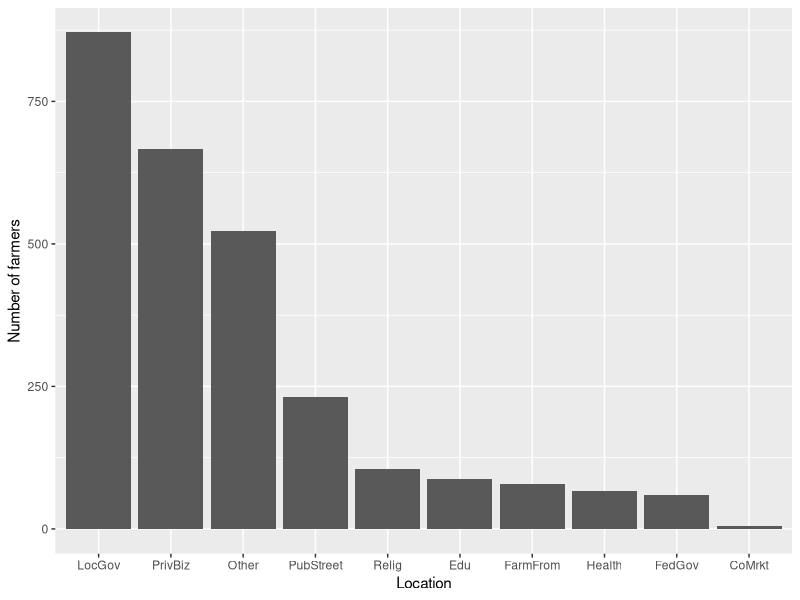

Write R code to recreate this figure.
## ---- chunk 1

options(width=30)
library(tidyverse)
library(stringr)
library(readxl)
library(magrittr)

#Check to see if the file's available and if so load it, otherwise print an error string
if(!exists("./farmers_market.csv")){
	farmers_market_data <- read_csv("farmers_market.csv")
} else{
	sprintf("Data's not where it should be!")
}

## ---- chunk 2
city_state_single_column<-str_c(farmers_market_data$city,farmers_market_data$State,sep=",")
head(city_state_single_column)

#Just check that the number of rows is the same as the original tibble so you could it add it back as a new column if needed
if (length(city_state_single_column)==nrow(farmers_market_data)){
	sprintf("The number of rows is the same, so we can proceed safely.")
} else{
	sprintf("Something's gone wront!")
}
## ---- chunk 3
sum(str_detect(farmers_market_data$Facebook,"/pages/"),na.rm=TRUE)

## ---- chunk 4
#Get everything lowercase to start
facebook_data <- str_trim(str_to_lower(farmers_market_data$Facebook))

#strip everything up to .com or .com/pages/
just_facebook_name_data <- str_replace_all(facebook_data,"(https://)|(www.)|(http://)","")
#Get rid of page specific preambles, weird replacements for "pages",etc
just_facebook_name_data  <- str_replace_all(just_facebook_name_data,"(facebook.com/)|(facebook.com/pages/)(facebook.com/#!)|(pages/)|(#!/)","")
#Drop everything that isn't a letter
just_facebook_name_data  <- str_replace_all(just_facebook_name_data,"[^[:alpha:]]","")

## ---- chunk 5
twitter_data <- str_trim(str_to_lower(farmers_market_data$Twitter))

#In this case just drop everything up to ".com/"
just_twitter_name_data <- str_replace_all(twitter_data,"(http://(.*?)twitter.com/)|(https://(.*?)twitter.com/)|(twitter.com/)","")

#Drop out a few types of remaining oddballs: "n/a", a few places where "http/s" strings are still left
just_twitter_name_data <- str_replace_all(just_twitter_name_data,"(https//)|(n/a)|(/)|(www)","")

#Last, do anything not alphanumeric
just_twitter_name_data <- str_replace_all(just_twitter_name_data,"[^[:alnum:]]","")

## ---- chunk 6
#Start with the city data
city_data <- str_trim(str_to_title(farmers_market_data$city))

#Drop anything with a comma followed by strings, which seems to be how most of the cities included with statename errors end up happening in this data
city_data <- str_replace_all(city_data,"\\,.*?$","")

## ---- chunk 7
#Load it and fix the capitalization
street_data<- str_to_title(farmers_market_data$street)

#First clean up street references
street_data <-str_replace_all(street_data,"([Ss]treet)|(St[\\.r])","St.")
#Now blvd, avenue, etc
street_data <-str_replace_all(street_data,"([Aa]ve+.*?$)|([Aa]venue+.*?$)","Ave.")
street_data <-str_replace_all(street_data,"([bB]lvd[\\..*?]+.*?$)|([bB]oulevard+.*?$)","Blvd.")
street_data <- str_replace_all(street_data,"([pP]ark+.*?$)","Prk.")
street_data <- str_replace_all(street_data,"([rR]oad+.*?$)|([rR]d+.*?$)","Rd.")
street_data <- str_replace_all(street_data,"^+[Aa]nd+$","\\&")
## ---- chunk 8
#Set this variable up as a factor
farmers_market_data$State <- as.factor(farmers_market_data$State)
#Then group and compute the percentages
group_by(farmers_market_data,State) %>% summarise(percent_twitter=sum(!is.na(Twitter))/n(),percent_facebook=sum(!is.na(Facebook))/n(),percent_either=sum(!is.na(Facebook),!is.na(Twitter))/sum(n(),n()))
## ---- chunk 9
farmers_market_data$MarketName <- factor(farmers_market_data$MarketName)
farmers_market_levels<-levels(factor(farmers_market_data$MarketName))
farmers_market_levels_ordered<-farmers_market_levels[order(nchar(farmers_market_levels),farmers_market_levels,decreasing=TRUE)]
farmers_market_levels_ordered[1:10]
## ---- chunk 10
#create a list of new replacement
farmers_market_data$MarketName<-forcats::fct_recode(farmers_market_data$MarketName,TorrMarket=farmers_market_levels_ordered[1],NorSand=farmers_market_levels_ordered[2],FaithPlaceOur=farmers_market_levels_ordered[3],FaithPlaceEuc=farmers_market_levels_ordered[4],FaithPlaceAug=farmers_market_levels_ordered[5],BerkHarm=farmers_market_levels_ordered[6],RunSpring=farmers_market_levels_ordered[7],FaithPlaceGrn=farmers_market_levels_ordered[8],HarvForHel=farmers_market_levels_ordered[9],Winlock=farmers_market_levels_ordered[10])
## ---- chunk 11
farmers_by_location_type<-group_by(farmers_market_data,Location) %>% summarise(number_of_farmers=n())
#Drop rows that have NAs (don't list a location type), as that swamps the rest of the data visually
farmers_by_location_type <- arrange(farmers_by_location_type[complete.cases(farmers_by_location_type),],desc(number_of_farmers))
## ---- chunk 12
farmers_by_location_type$Location <- factor(farmers_by_location_type$Location)
farmers_by_location_type$Location<-forcats::fct_recode(farmers_by_location_type$Location,LocGov="Local government building grounds",PrivBiz="Private business parking lot",PubStreet="Closed-off public street",Relig="Faith-based institution (e.g., church, mosque, synagogue, temple)",Edu="Educational institution",FarmFrom="On a farm from: a barn, a greenhouse, a tent, a stand, etc",Health="Healthcare Institution",FedGov="Federal/State government building grounds",CoMrkt="Co-located with wholesale market facility")
ggplot(farmers_by_location_type,aes(x=reorder(Location,-number_of_farmers),y=number_of_farmers))+geom_bar(stat="identity")+xlab("Location")+ylab("Number of farmers")
## ---- chunk 13
#Check to see if the file's available and if so load it, otherwise print an error string
if(!exists("./kyfprojects.xls")){
	kyfprojects <- read_excel("kyfprojects.xls")
} else{
	sprintf("Data's not where it should be!")
}
## ---- chunk 14
replacement_names <- str_replace_all(str_to_lower(colnames(kyfprojects)),"\\s","_")
colnames(kyfprojects) <- replacement_names
## ---- chunk 15
kyfprojects$project_title<-kyfprojects$project_title %>% str_replace_all(.,"[^[:alnum:]]$","")
## ---- chunk 16
program_name <- kyfprojects$program_name
program_abbreviation <- kyfprojects$program_abbreviation

#Strip the program name of non-alphabet characters
no_non_alpha_name <- str_replace_all(program_name,"[^[:alnum:]]","")
#Now get just the capital letters mushed together
no_non_only_caps_name <- str_extract_all(no_non_alpha_name,"[A-Z]")
#we'll use a for loop for this
output_names <- c()
for (each_element in 1:length(no_non_only_caps_name)){
	this_abbreviation <- paste(no_non_only_caps_name[each_element][[1]],collapse="")
	output_names <- c(output_names,this_abbreviation)

}

#Now check the number of matches between the two
sum(str_count(program_abbreviation,output_names))==length(program_abbreviation)
## ---- chunk 17
#Gotta set these three as factors first
kyfprojects$year <- factor(kyfprojects$year)
kyfprojects$program_name <- factor(kyfprojects$program_name)
kyfprojects$project_title <- factor(kyfprojects$project_title)

#Now group by year,program name, and state
number_of_distinct_programs<-group_by(kyfprojects,year,program_name,state) %>% summarise(number_of_programs=n(),distinct_programs=n_distinct(project_title)) %>% mutate(total_equals_distinct=number_of_programs==distinct_programs,size_difference=number_of_programs-distinct_programs)

#Grab just the ones where the logical comparison column is false
multiple_entries_per_year_state_program <- subset(number_of_distinct_programs,total_equals_distinct==FALSE)
print.data.frame(head(multiple_entries_per_year_state_program,n=5))

